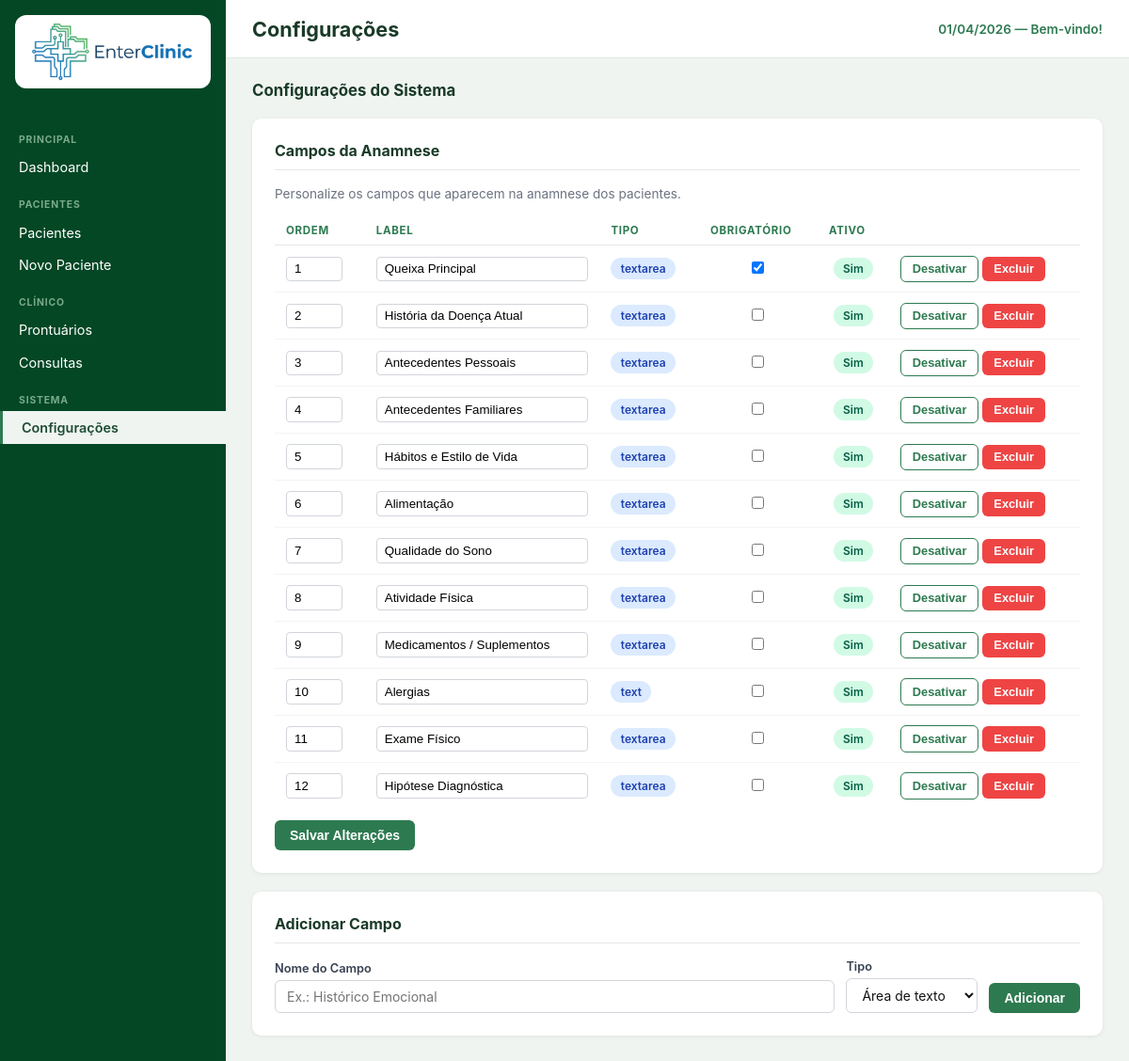
The app's page /configuracoes.php, older data.
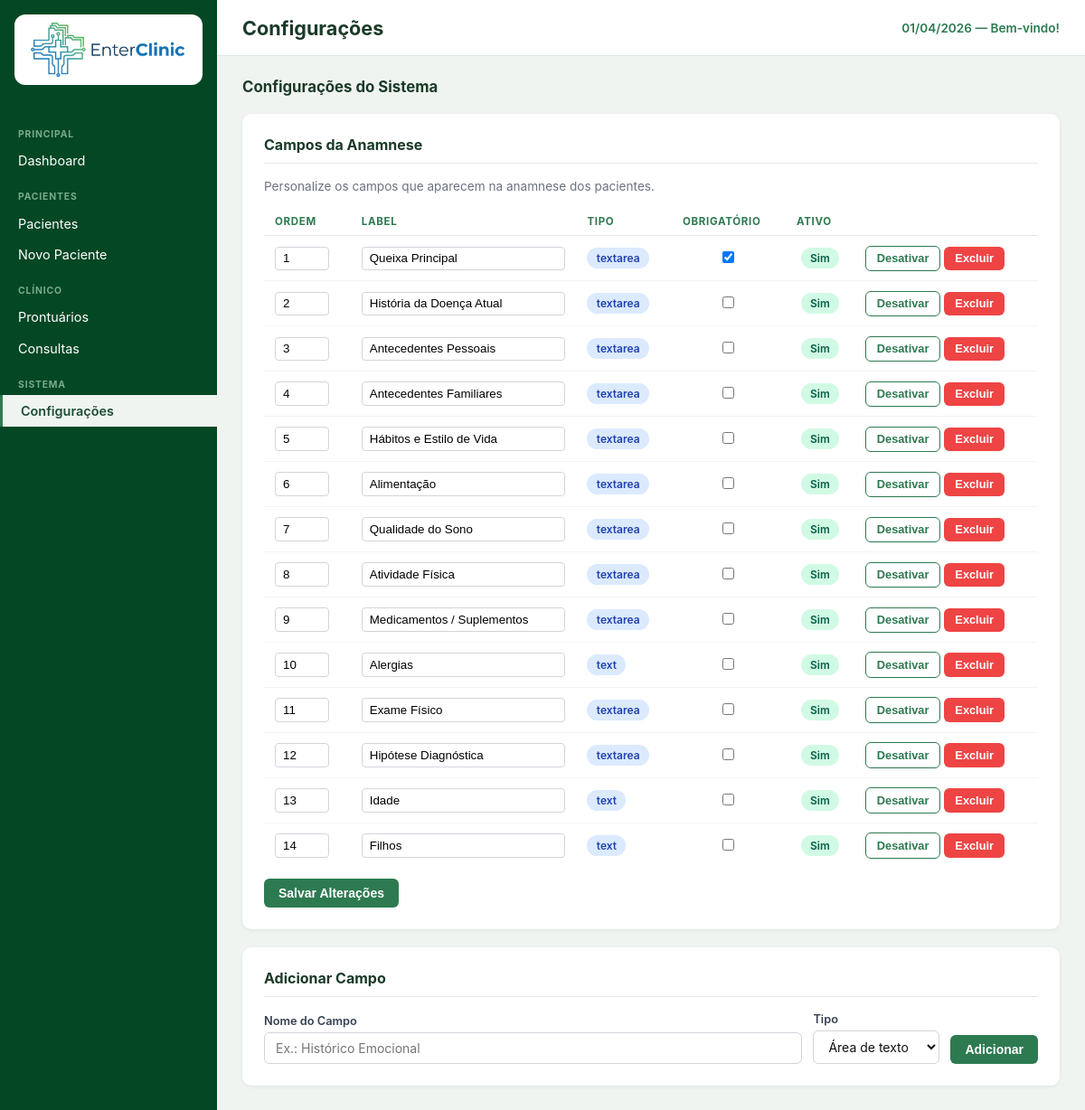
The same page, newer data.
### tables this page shows
CREATE TABLE `campos_anamnese` (
  `id` int(11) NOT NULL,
  `nome` varchar(100) NOT NULL,
  `label` varchar(100) NOT NULL,
  `tipo` enum('textarea','text','select') DEFAULT 'textarea',
  `opcoes` text DEFAULT NULL,
  `obrigatorio` tinyint(1) DEFAULT 0,
  `ativo` tinyint(1) DEFAULT 1,
  `ordem` int(11) DEFAULT 0
);

### config.php (called while the page is built, shortened)
<?php
function sanitize(string $s): string {
    return htmlspecialchars(trim($s), ENT_QUOTES, 'UTF-8');
}

### configuracoes.php (the view, shortened to what this page needs)
<?php
require 'config.php';
$db = db();
$pageTitle  = 'Configurações';
$activePage = 'configuracoes';
$campos = $db->query("SELECT * FROM campos_anamnese ORDER BY ordem ASC")->fetchAll();
include 'includes/header.php';
?>
<div class="page-bar">
    <h2>Configurações do Sistema</h2>
</div>
<div class="card">
    <h2>Campos da Anamnese</h2>
    <p style="color:#6b7280;font-size:.85rem;margin-bottom:1rem;">Personalize os campos que aparecem na anamnese dos pacientes.</p>
    <form method="post">
        <table>
            <thead>
                <tr><th>ORDEM</th><th>LABEL</th><th>TIPO</th><th>OBRIGATÓRIO</th><th>ATIVO</th><th></th></tr>
            </thead>
            <tbody>
                <?php foreach ($campos as $c): ?>
                <tr>
                    <td>
                        <input type="number" name="campo[<?= $c['id'] ?>][ordem]" value="<?= (int)$c['ordem'] ?>"
                               style="width:60px;padding:.3rem .5rem;border:1px solid #d1d5db;border-radius:4px;">
                    </td>
                    <td>
                        <input type="text" name="campo[<?= $c['id'] ?>][label]" value="<?= sanitize($c['label']) ?>"
                               style="width:100%;padding:.3rem .5rem;border:1px solid #d1d5db;border-radius:4px;">
                    </td>
                    <td><span class="badge badge-blue"><?= sanitize($c['tipo']) ?></span></td>
                    <td style="text-align:center;">
                        <input type="checkbox" name="campo[<?= $c['id'] ?>][obrigatorio]" <?= $c['obrigatorio'] ? 'checked' : '' ?>>
                    </td>
                    <td style="text-align:center;">
                        <span class="badge <?= $c['ativo'] ? 'badge-green' : 'badge-gray' ?>"><?= $c['ativo'] ? 'Sim' : 'Não' ?></span>
                    </td>
                    <td style="white-space:nowrap;">
                        <form method="post" style="display:inline;">
                            <button type="submit" class="btn btn-outline btn-sm"><?= $c['ativo'] ? 'Desativar' : 'Ativar' ?></button>
                        </form>
                        <form method="post" style="display:inline;" onsubmit="return confirmDelete(this);">
                            <button type="submit" class="btn btn-danger btn-sm">Excluir</button>
                        </form>
                    </td>
                </tr>
                <?php endforeach; ?>
            </tbody>
        </table>
        <div class="form-actions" style="margin-top:.75rem;">
            <button type="submit" class="btn btn-primary">Salvar Alterações</button>
        </div>
    </form>
</div>
<div class="card">
    <h2>Adicionar Campo</h2>
    <form method="post" style="display:flex;gap:.75rem;align-items:flex-end;flex-wrap:wrap;">
        <div class="form-group" style="flex:1;min-width:180px;">
            <label>Nome do Campo</label>
            <input type="text" name="new_label" placeholder="Ex.: Histórico Emocional" required>
        </div>
        <div class="form-group" style="min-width:140px;">
            <label>Tipo</label>
            <select name="new_tipo">
                <option value="textarea">Área de texto</option>
            </select>
        </div>
        <button type="submit" class="btn btn-primary">Adicionar</button>
    </form>
</div>
<?php include 'includes/footer.php'; ?>

### includes/header.php (shortened to what this page needs)
<!DOCTYPE html>
<html lang="pt-BR">
<head>
<link rel="stylesheet" href="<?= $root ?? '' ?>assets/css/style.css">
</head>
<body>
<aside class="sidebar">
    <div class="sidebar-logo">
    <img src="<?= $root ?? '' ?>assets/img/logo.png" alt="EnterClinic" class="logo-img">
</div>
    <nav class="sidebar-nav">
        <p class="nav-section">PRINCIPAL</p>
        <a href="<?= $root ?? '' ?>index.php" class="<?= ($activePage ?? '') === 'dashboard' ? 'active' : '' ?>">Dashboard</a>
        <p class="nav-section">PACIENTES</p>
        <a href="<?= $root ?? '' ?>pacientes.php" class="<?= ($activePage ?? '') === 'pacientes' ? 'active' : '' ?>">Pacientes</a>
        <a href="<?= $root ?? '' ?>paciente_novo.php" class="<?= ($activePage ?? '') === 'paciente_novo' ? 'active' : '' ?>">Novo Paciente</a>
        <p class="nav-section">CLÍNICO</p>
        <a href="<?= $root ?? '' ?>prontuarios.php" class="<?= ($activePage ?? '') === 'prontuarios' ? 'active' : '' ?>">Prontuários</a>
        <a href="<?= $root ?? '' ?>consultas.php" class="<?= ($activePage ?? '') === 'consultas' ? 'active' : '' ?>">Consultas</a>
        <p class="nav-section">SISTEMA</p>
        <a href="<?= $root ?? '' ?>configuracoes.php" class="<?= ($activePage ?? '') === 'configuracoes' ? 'active' : '' ?>">Configurações</a>
    </nav>
</aside>
<main class="main">
    <header class="topbar">
        <h1 class="page-title"><?= $pageTitle ?? 'Dashboard' ?></h1>
        <span class="topbar-date"><?= date('d/m/Y') ?> — Bem-vindo!</span>
    </header>
    <div class="content">

### includes/footer.php (shortened to what this page needs)
    </div>
</main>
</body>
</html>

### assets/css/style.css (style rules this page uses)
*, *::before, *::after { box-sizing: border-box; margin: 0; padding: 0; }
body { font-family: -apple-system, BlinkMacSystemFont, 'Segoe UI', Roboto, sans-serif; background: #f0f4f1; color: #222; display: flex; min-height: 100vh; }
.sidebar { width: 240px; min-height: 100vh; background: #034724; color: #c8dfd0; flex-shrink: 0; display: flex; flex-direction: column; }
.sidebar-logo { display: flex; justify-content: center; align-items: center; padding: 1rem; background: transparent; }
.sidebar-logo img { background: #ffffff; padding: .5rem .75rem; border-radius: 12px; max-height: 80px; max-width: 100%; object-fit: contain; }
.sidebar-nav { padding: 1rem 0; flex: 1; }
.nav-section { font-size: .65rem; font-weight: 700; letter-spacing: .08em; color: #7aaa8a; padding: 1rem 1.25rem .35rem; }
.sidebar-nav a { display: block; padding: .55rem 1.25rem; color: #ffffff; text-decoration: none; font-size: .9rem; border-radius: 0; transition: background .15s, color .15s; }
.sidebar-nav a.active { background: #f0f4f1; color: #1e4d35; font-weight: 600; border-left: 3px solid #2d7a50; }
.main { flex: 1; display: flex; flex-direction: column; min-width: 0; }
.topbar { display: flex; align-items: center; justify-content: space-between; padding: 1.1rem 1.75rem; background: #fff; border-bottom: 1px solid #dde8e0; }
.topbar .page-title { font-size: 1.35rem; font-weight: 700; color: #1a3a28; }
.topbar-date { font-size: .85rem; color: #2d7a50; font-weight: 600; }
.content { padding: 1.5rem 1.75rem; flex: 1; }
table { width: 100%; border-collapse: collapse; font-size: .875rem; }
thead th { text-align: left; font-size: .72rem; font-weight: 700; letter-spacing: .06em; color: #2d7a50; padding: .5rem .75rem; border-bottom: 1px solid #e5e7eb; }
tbody td { padding: .65rem .75rem; border-bottom: 1px solid #f3f4f6; color: #374151; }
tbody tr:last-child td { border-bottom: none; }
.badge { display: inline-block; padding: .25rem .65rem; border-radius: 20px; font-size: .75rem; font-weight: 600; }
.badge-green { background: #d1fae5; color: #065f46; }
.badge-blue { background: #dbeafe; color: #1e40af; }
.btn { display: inline-flex; align-items: center; gap: .4rem; padding: .5rem 1rem; border-radius: 6px; font-size: .875rem; font-weight: 600; cursor: pointer; text-decoration: none; border: none; transition: opacity .15s, background .15s; }
.btn-primary { background: #2d7a50; color: #fff; }
.btn-outline { background: transparent; color: #2d7a50; border: 1.5px solid #2d7a50; }
.btn-danger { background: #ef4444; color: #fff; }
.btn-sm { padding: .35rem .75rem; font-size: .8rem; }
.card { background: #fff; border-radius: 10px; padding: 1.5rem; box-shadow: 0 1px 4px rgba(0,0,0,.07); margin-bottom: 1.25rem; }
.card h2 { font-size: 1rem; font-weight: 700; color: #1a3a28; margin-bottom: 1.1rem; padding-bottom: .6rem; border-bottom: 1px solid #e5e7eb; }
.form-group { display: flex; flex-direction: column; gap: .3rem; }
.form-group label { font-size: .8rem; font-weight: 600; color: #374151; }
.form-group input, .form-group select, .form-group textarea { padding: .5rem .75rem; border: 1.5px solid #d1d5db; border-radius: 6px; font-size: .875rem; font-family: inherit; color: #111; background: #fff; transition: border-color .15s; width: 100%; }
.form-actions { display: flex; gap: .75rem; margin-top: 1.25rem; flex-wrap: wrap; }
.page-bar { display: flex; align-items: center; justify-content: space-between; margin-bottom: 1.25rem; }
.page-bar h2 { font-size: 1.05rem; font-weight: 700; color: #1a3a28; }
.logo-img { width: 100%; max-width: 180px; height: auto; display: block; }

Row changes from the older to the newer data that the page shows:
added campos_anamnese: id+ordem "13", label "Idade", tipo "text", ativo "Sim"
added campos_anamnese: id+ordem "14", label "Filhos", tipo "text", ativo "Sim"
